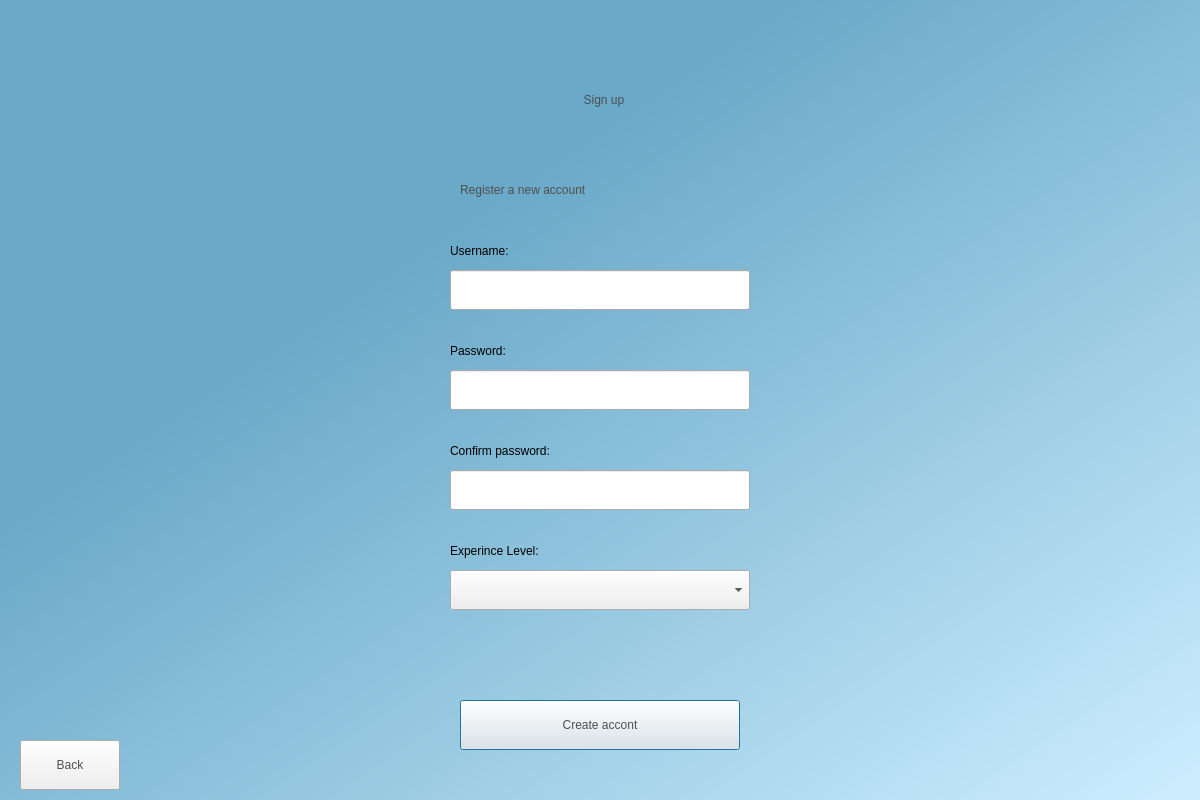
<?xml version="1.0" encoding="UTF-8"?>
<ui version="4.0">
 <class>Create_account</class>
 <widget class="QDialog" name="Create_account">
  <property name="enabled">
   <bool>true</bool>
  </property>
  <property name="geometry">
   <rect>
    <x>0</x>
    <y>0</y>
    <width>1200</width>
    <height>800</height>
   </rect>
  </property>
  <property name="sizePolicy">
   <sizepolicy hsizetype="Fixed" vsizetype="Fixed">
    <horstretch>0</horstretch>
    <verstretch>0</verstretch>
   </sizepolicy>
  </property>
  <property name="windowTitle">
   <string>Dialog</string>
  </property>
  <property name="styleSheet">
   <string notr="true">QDialog#Create_account{
background-color:qlineargradient(spread:repeat, x1:0, y1:0, x2:1, y2:1, stop:0.329545 rgba(106, 169, 200, 255), stop:1 rgba(205, 238, 255, 255));
}</string>
  </property>
  <property name="sizeGripEnabled">
   <bool>false</bool>
  </property>
  <widget class="QLabel" name="label">
   <property name="enabled">
    <bool>false</bool>
   </property>
   <property name="geometry">
    <rect>
     <x>480</x>
     <y>60</y>
     <width>248</width>
     <height>79</height>
    </rect>
   </property>
   <property name="sizePolicy">
    <sizepolicy hsizetype="Maximum" vsizetype="Fixed">
     <horstretch>100</horstretch>
     <verstretch>0</verstretch>
    </sizepolicy>
   </property>
   <property name="styleSheet">
    <string notr="true">font: 48pt &quot;Corbel&quot;; color:rgb(79, 79, 79);</string>
   </property>
   <property name="text">
    <string>Sign up</string>
   </property>
   <property name="alignment">
    <set>Qt::AlignCenter</set>
   </property>
  </widget>
  <widget class="QLabel" name="label_2">
   <property name="geometry">
    <rect>
     <x>460</x>
     <y>170</y>
     <width>431</width>
     <height>40</height>
    </rect>
   </property>
   <property name="sizePolicy">
    <sizepolicy hsizetype="Maximum" vsizetype="Fixed">
     <horstretch>0</horstretch>
     <verstretch>0</verstretch>
    </sizepolicy>
   </property>
   <property name="styleSheet">
    <string notr="true">font: 24pt &quot;Corbel&quot;; color:rgb(79, 79, 79);</string>
   </property>
   <property name="text">
    <string>Register a new account</string>
   </property>
  </widget>
  <widget class="QPushButton" name="createButton">
   <property name="geometry">
    <rect>
     <x>460</x>
     <y>700</y>
     <width>280</width>
     <height>50</height>
    </rect>
   </property>
   <property name="sizePolicy">
    <sizepolicy hsizetype="Fixed" vsizetype="Fixed">
     <horstretch>0</horstretch>
     <verstretch>0</verstretch>
    </sizepolicy>
   </property>
   <property name="minimumSize">
    <size>
     <width>280</width>
     <height>50</height>
    </size>
   </property>
   <property name="acceptDrops">
    <bool>false</bool>
   </property>
   <property name="autoFillBackground">
    <bool>false</bool>
   </property>
   <property name="styleSheet">
    <string notr="true">font: 20pt &quot;Corbel&quot;;
color:rgb(79, 79, 79);
</string>
   </property>
   <property name="text">
    <string>Create accont</string>
   </property>
  </widget>
  <widget class="QLineEdit" name="usernameEdit">
   <property name="geometry">
    <rect>
     <x>450</x>
     <y>270</y>
     <width>300</width>
     <height>40</height>
    </rect>
   </property>
   <property name="styleSheet">
    <string notr="true">font: 12pt &quot;Corbel&quot;; color:rgb(0, 0, 0);</string>
   </property>
  </widget>
  <widget class="QLabel" name="label_3">
   <property name="geometry">
    <rect>
     <x>450</x>
     <y>240</y>
     <width>161</width>
     <height>21</height>
    </rect>
   </property>
   <property name="styleSheet">
    <string notr="true">font: 12pt &quot;Corbel&quot;; color:rgb(0, 0, 0);</string>
   </property>
   <property name="text">
    <string>Username:</string>
   </property>
  </widget>
  <widget class="QLabel" name="label_4">
   <property name="geometry">
    <rect>
     <x>450</x>
     <y>340</y>
     <width>161</width>
     <height>21</height>
    </rect>
   </property>
   <property name="styleSheet">
    <string notr="true">font: 12pt &quot;Corbel&quot;; color:rgb(0, 0, 0);</string>
   </property>
   <property name="text">
    <string>Password:</string>
   </property>
  </widget>
  <widget class="QLineEdit" name="passwordEdit">
   <property name="geometry">
    <rect>
     <x>450</x>
     <y>370</y>
     <width>300</width>
     <height>40</height>
    </rect>
   </property>
   <property name="styleSheet">
    <string notr="true">font: 12pt &quot;Corbel&quot;; color:rgb(0, 0, 0);</string>
   </property>
  </widget>
  <widget class="QLabel" name="errorLabel">
   <property name="enabled">
    <bool>true</bool>
   </property>
   <property name="geometry">
    <rect>
     <x>450</x>
     <y>630</y>
     <width>301</width>
     <height>21</height>
    </rect>
   </property>
   <property name="acceptDrops">
    <bool>false</bool>
   </property>
   <property name="styleSheet">
    <string notr="true">font: 12pt &quot;Corbel&quot;; color:rgb(200, 0, 0);</string>
   </property>
   <property name="text">
    <string/>
   </property>
  </widget>
  <widget class="QPushButton" name="backButton">
   <property name="geometry">
    <rect>
     <x>20</x>
     <y>740</y>
     <width>100</width>
     <height>50</height>
    </rect>
   </property>
   <property name="sizePolicy">
    <sizepolicy hsizetype="Fixed" vsizetype="Fixed">
     <horstretch>0</horstretch>
     <verstretch>0</verstretch>
    </sizepolicy>
   </property>
   <property name="minimumSize">
    <size>
     <width>100</width>
     <height>50</height>
    </size>
   </property>
   <property name="acceptDrops">
    <bool>false</bool>
   </property>
   <property name="autoFillBackground">
    <bool>false</bool>
   </property>
   <property name="styleSheet">
    <string notr="true">font: 20pt &quot;Corbel&quot;;
color:rgb(79, 79, 79);
</string>
   </property>
   <property name="text">
    <string>Back</string>
   </property>
  </widget>
  <widget class="QLineEdit" name="passwordEdit_2">
   <property name="geometry">
    <rect>
     <x>450</x>
     <y>470</y>
     <width>300</width>
     <height>40</height>
    </rect>
   </property>
   <property name="styleSheet">
    <string notr="true">font: 12pt &quot;Corbel&quot;; color:rgb(0, 0, 0);</string>
   </property>
  </widget>
  <widget class="QLabel" name="label_5">
   <property name="geometry">
    <rect>
     <x>450</x>
     <y>440</y>
     <width>161</width>
     <height>21</height>
    </rect>
   </property>
   <property name="styleSheet">
    <string notr="true">font: 12pt &quot;Corbel&quot;; color:rgb(0, 0, 0);</string>
   </property>
   <property name="text">
    <string>Confirm password:</string>
   </property>
  </widget>
  <widget class="QLabel" name="label_6">
   <property name="geometry">
    <rect>
     <x>450</x>
     <y>540</y>
     <width>161</width>
     <height>21</height>
    </rect>
   </property>
   <property name="styleSheet">
    <string notr="true">font: 12pt &quot;Corbel&quot;; color:rgb(0, 0, 0);</string>
   </property>
   <property name="text">
    <string>Experince Level:</string>
   </property>
  </widget>
  <widget class="QComboBox" name="comboBox">
   <property name="geometry">
    <rect>
     <x>450</x>
     <y>570</y>
     <width>300</width>
     <height>40</height>
    </rect>
   </property>
   <property name="editable">
    <bool>false</bool>
   </property>
   <property name="currentText">
    <string/>
   </property>
   <item>
    <property name="text">
     <string/>
    </property>
   </item>
   <item>
    <property name="text">
     <string>Medior</string>
    </property>
   </item>
   <item>
    <property name="text">
     <string>Senior</string>
    </property>
   </item>
  </widget>
 </widget>
 <resources/>
 <connections/>
</ui>
